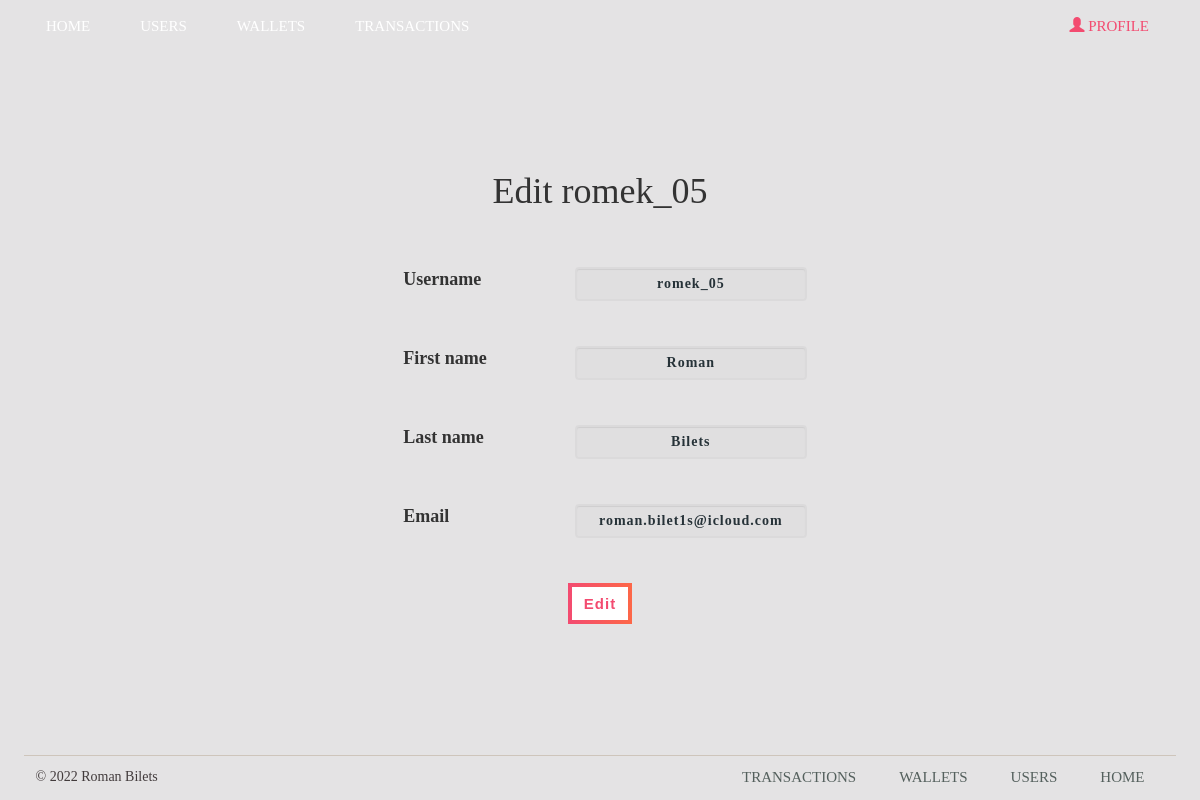
Page /editUser/romek_05 (signed in) on the committed database.
### src/database/models.py (models this page shows, shortened)
class User(Base, UserMixin):
    __tablename__ = 'users'
    uid = db.Column(db.String, primary_key=True)
    email = db.Column(db.String, nullable=False, unique=True)
    username = db.Column(db.String, nullable=False, unique=True)
    password = db.Column(db.String, nullable=False)
    first_name = db.Column(db.String, nullable=False)
    last_name = db.Column(db.String, nullable=False)
    is_admin = db.Column(db.Boolean, default=False)
    wallets = db.relationship('Wallet', backref='owner')

### src/resources/users.py (the view, shortened to what this page needs)
class UserListApiUpdate(Resource):
    user_schema = UserSchema()
    @login_required
    def get(self, username):
        if not current_user.is_admin and current_user.username != username:
            return {'message': 'Access denied'}, 409
        if not username:
            users = db.session.query(User).all()
            return make_response(render_template('users.html', users=users), 200, headers)
        user = db.session.query(User).filter_by(username=username).first()
        if not user:
            return {'message': 'User not found'}, 404
        return make_response(render_template('update.html', user=user), 200, headers)

### src/resources/auth.py (called while the page is built)
@login_manager.user_loader
def load_user(uid):
    return User.query.get(uid)

### src/templates/update.html (shortened to what this page needs)
<!DOCTYPE html>
<html lang="en">
<head>
    <link href="{{ url_for('static', filename='stylesheets/styles.css') }}" rel="stylesheet">
    <link rel="stylesheet" href="https://maxcdn.bootstrapcdn.com/bootstrap/3.4.1/css/bootstrap.min.css">
</head>
<body>
<header>
    <nav class="navbar navbar-light">
        <div class="container-fluid">
            <div class="collapse navbar-collapse" id="myNavbar">
                <ul class="nav navbar-nav">
                    <li><a href="/">Home</a></li>
                    <li><a href="/users">Users</a></li>
                    <li><a href="/wallets">Wallets</a></li>
                    {% if current_user.is_authenticated %}
                    <li><a href="/transactionsPost">Transactions</a></li>
                    {% endif %}
                </ul>
                <ul class="nav navbar-nav navbar-right">
                    {% if current_user.is_authenticated %}
                    <li class="active"><a href="/profile"><span class="glyphicon glyphicon-user"></span> Profile</a></li>
                    {% endif %}
                </ul>
            </div>
        </div>
    </nav>
</header>
<main class="content center">
    <h1>{% block title %} Edit {{ user.username }} {% endblock %}</h1>
    <form method="post">
        <div class="form-group">
            <label>Username</label>
            <input type="text" name="username"
                   value="{{ user.username }}" class="form-control">
        </div>
        <div class="form-group">
            <label>First name</label>
            <input type="text" name="first_name"
                   value="{{ user['first_name'] }}" class="form-control">
        </div>
        <div class="form-group">
            <label>Last name</label>
            <input type="text" name="last_name"
                   value="{{ user['last_name'] }}" class="form-control">
        </div>
        <div class="form-group">
            <label>Email</label>
            <input type="text" name="email"
                   value="{{ user['email'] }}" class="form-control">
        </div>
        <div class="form-group center">
            <button name="btn" type="submit" class="btn btn-primary">Edit</button>
        </div>
    </form>
</main>
<footer>
    <span class="footerText">&copy; 2022 Roman Bilets</span>
    <nav class="navigation">
        <a href="/">Home</a>
        <a href="/users">Users</a>
        <a href="/wallets">Wallets</a>
        <a href="/transactions">Transactions</a>
    </nav>
</footer>
</body>
</html>

### src/static/stylesheets/styles.css (style rules this page uses)
* { margin: 0; padding: 0; }
html { min-height: 100%; box-sizing: border-box; -moz-box-sizing: border-box; position: relative; color: #423b3c !important; }
body { background-color: #e4e3e4 !important; font-family: 'Times New Roman', sans-serif !important; }
main { font-size: 17px !important; }
header a, footer a { font-size: 15px; margin-right: 20px; color: white; text-transform: uppercase; }
a, a:hover { text-decoration: none !important; }
div.form-group { margin: 5px 0; }
.active a { color: #f34b70; }
form { display: inline-block; }
button, input[type="submit"] { background-color: white !important; margin: 10px 0 10px 10px; border-width: 4px !important; border-style: solid; border-image: linear-gradient(to right, #f34b70, #fd6748) 3 !important; padding: 10px 15px; color: #f34b70 !important; font-family: "Noto Sans Cham", sans-serif !important; font-weight: bold !important; letter-spacing: 1px; font-size: 15px !important; }
.form-group { display: flex; }
label { font-size: 18px; color: #333; width: 50%; margin-left: 10px; margin-right: 20px; font-weight: 700; text-align: left; }
input[type="text"], input[type="password"] { color: #263238 !important; font-weight: 700; letter-spacing: 1px; background: rgba(136, 126, 126, 0.04); padding: 10px 20px; width: 300px; outline: none !important; border: 2px solid rgba(0, 0, 0, 0.02) !important; text-align: center; margin-bottom: 40px !important; }
footer { border-top: 1px solid #cec5bb; margin: 0 2%; position: absolute; bottom: 0; left: 0; right: 0; }
footer > .navigation > a { float: right; color: #54605d; padding: 1%; }
.footerText { float: left; padding: 1% 0 1% 1%; color: #423b3c; }
.content { margin: 100px auto; padding: 0 2%; }
h1 { margin-bottom: 50px !important; }
.center { display: flex; flex-direction: column; justify-content: center; align-items: center; }
.navbar, .navbar-default { margin: 0 !important; }

### rows in the picture
User: username "romek_05", first_name "Roman", last_name "Bilets", email "roman.bilet1s@icloud.com"
